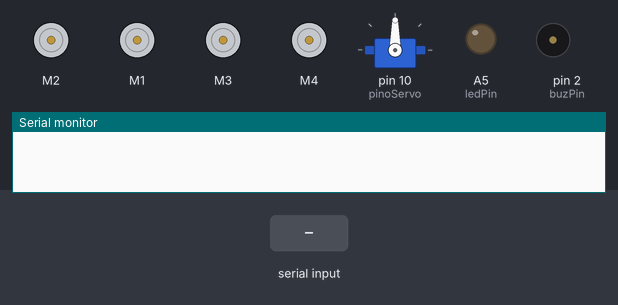
This sketch was run on a simulated Arduino Uno, built with avr-gcc and run on an emulated ATmega328P. On the bench: 4 × DC motor (green arrow = forward, orange = backward, longer = faster), servo, output pins drawn as LEDs (lit = HIGH), buzzer (waves = sounding, pin HIGH), the last lines printed to the serial monitor. The test bench sets the inputs (shaded band).

Above: at 1.2 s.
1.3 s: "Y" received over Serial
At 1.73 s:
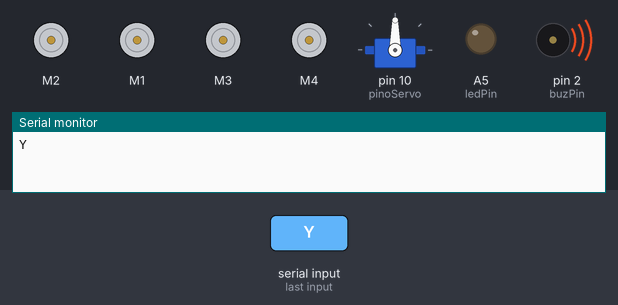
3.3 s: "F" received over Serial
At 4.0 s:
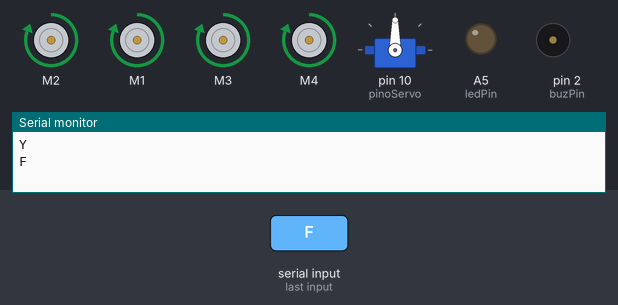
4.8 s: byte 49 ('1') received over Serial
At 5.2 s:
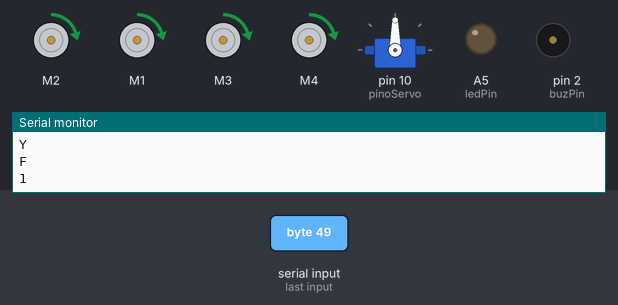
6.3 s: byte 50 ('2') received over Serial
At 7.5 s:
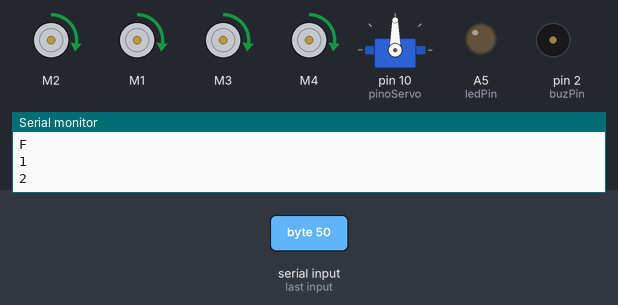
7.8 s: byte 51 ('3') received over Serial
At 8.7 s:
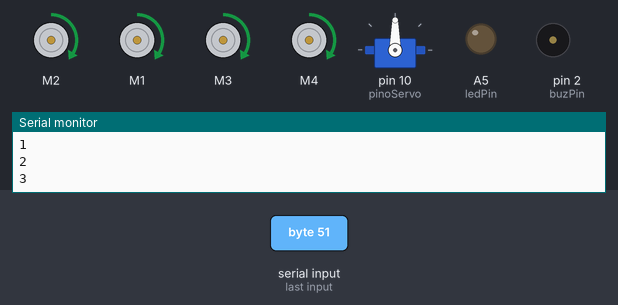
9.3 s: byte 52 ('4') received over Serial
At 9.8 s:
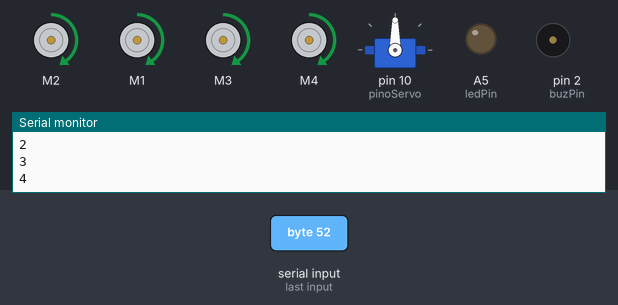
Timing chart, 0 to 11.8 s (numbered marks = the images above; inputs shaded):
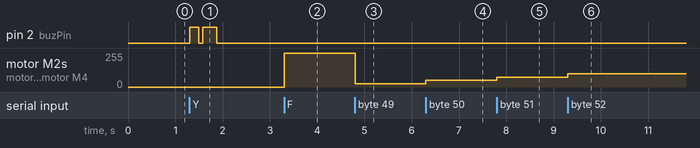

Measured:
- after the input at 1.3 s, pin 2 (buzPin): LOW → HIGH at once, → LOW 0.20 s later, → HIGH 0.08 s later, → LOW 0.30 s later
- after the input at 3.3 s, motor M2, motor M1, motor M3, motor M4: stopped → forward 255/255 at once
- after the input at 4.8 s, motor M2, motor M1, motor M3, motor M4: forward 255/255 → forward 25/255 at once
- after the input at 6.3 s, motor M2, motor M1, motor M3, motor M4: forward 25/255 → forward 50/255 at once
- after the input at 7.8 s, motor M2, motor M1, motor M3, motor M4: forward 50/255 → forward 75/255 at once
- after the input at 9.3 s, motor M2, motor M1, motor M3, motor M4: forward 75/255 → forward 100/255 at once

The sketch:

carse2.ino
```cpp
#include <AFMotor.h>
#include <Servo.h>

// Motores com L293D
AF_DCMotor MotorFR(1);
AF_DCMotor MotorFL(2);
AF_DCMotor MotorBL(3);
AF_DCMotor MotorBR(4);

// Servo para direção
Servo direcao;
int pinoServo = 10;

const int buzPin = 2;
const int ledPin = A5;
int valSpeed = 255;

// Ângulos do servo
int centro = 90;
int esquerda = 60;
int direita = 120;

// Estados atuais
char estadoMotor = 'S';  // F = frente, B = tras, S = stop
char estadoServo = 'C';   // L = esquerda, R = direita, C = centro
unsigned long tempoAcaoServo = 0;  // tempo do último comando L ou R
int posicaoAlvoServo = 90;

void setup() {
    Serial.begin(9600);
    pinMode(buzPin, OUTPUT);
    pinMode(ledPin, OUTPUT);

    MotorFL.setSpeed(valSpeed);
    MotorFR.setSpeed(valSpeed);
    MotorBL.setSpeed(valSpeed);
    MotorBR.setSpeed(valSpeed);

    MotorFL.run(RELEASE);
    MotorFR.run(RELEASE);
    MotorBL.run(RELEASE);
    MotorBR.run(RELEASE);

    direcao.attach(pinoServo);
    direcao.write(centro);
    posicaoAlvoServo = centro;
}

void loop() {
    // Leitura de comandos Bluetooth
    while (Serial.available() > 0) {
        char command = Serial.read();
        Serial.println(command);

        switch (command) {
            // Movimento dos motores
            case 'F': estadoMotor = 'F'; break;
            case 'B': estadoMotor = 'B'; break;
            case 'S': estadoMotor = 'S'; break;

            // Direção do servo
            case 'L':
                estadoServo = 'L';
                tempoAcaoServo = millis();
                break;
            case 'R':
                estadoServo = 'R';
                tempoAcaoServo = millis();
                break;
            case 'C':
                estadoServo = 'C';
                break;

            // Extras
            case 'Y':
                digitalWrite(buzPin, HIGH);
                delay(200);
                digitalWrite(buzPin, LOW);
                delay(80);
                digitalWrite(buzPin, HIGH);
                delay(300);
                digitalWrite(buzPin, LOW);
                break;
            case 'X': digitalWrite(ledPin, HIGH); break;
            case 'x': digitalWrite(ledPin, LOW); break;

            // Controle de velocidade
            case '0': SetSpeed(0); break;
            case '1': SetSpeed(25); break;
            case '2': SetSpeed(50); break;
            case '3': SetSpeed(75); break;
            case '4': SetSpeed(100); break;
            case '5': SetSpeed(125); break;
            case '6': SetSpeed(150); break;
            case '7': SetSpeed(175); break;
            case '8': SetSpeed(200); break;
            case '9': SetSpeed(255); break;
        }
    }

    // Atualiza motores de acordo com estadoMotor
    if (estadoMotor == 'F') frente();
    else if (estadoMotor == 'B') tras();
    else if (estadoMotor == 'S') stopMotores();

    // Atualiza servo
    if ((estadoServo == 'L' || estadoServo == 'R') && millis() - tempoAcaoServo > 500) {
        estadoServo = 'C'; // volta automaticamente ao centro
    }

    if (estadoServo == 'L') posicaoAlvoServo = esquerda;
    else if (estadoServo == 'R') posicaoAlvoServo = direita;
    else posicaoAlvoServo = centro;

    direcao.write(posicaoAlvoServo);
}

// Funções auxiliares
void frente() {
    MotorFL.run(FORWARD);
    MotorFR.run(FORWARD);
    MotorBL.run(FORWARD);
    MotorBR.run(FORWARD);
}

void tras() {
    MotorFL.run(BACKWARD);
    MotorFR.run(BACKWARD);
    MotorBL.run(BACKWARD);
    MotorBR.run(BACKWARD);
}

void stopMotores() {
    MotorFL.run(RELEASE);
    MotorFR.run(RELEASE);
    MotorBL.run(RELEASE);
    MotorBR.run(RELEASE);
}

void SetSpeed(int val) {
    valSpeed = val;
    MotorFL.setSpeed(val);
    MotorFR.setSpeed(val);
    MotorBL.setSpeed(val);
    MotorBR.setSpeed(val);
}
```
